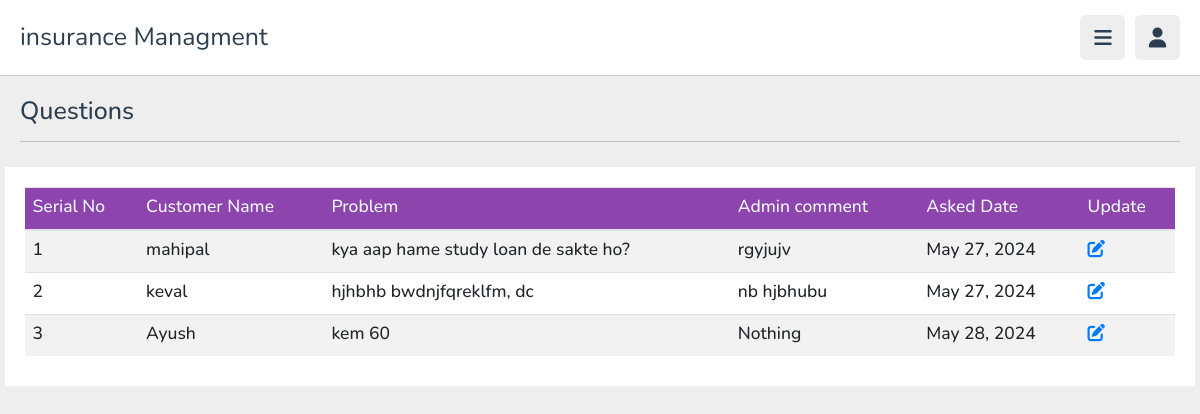
Screenshot of /display_questions with the database file from the repository.
### myapp/models.py (models this page shows, shortened)
class Question(models.Model):
    user= models.ForeignKey(User, on_delete=models.CASCADE)
    description =models.CharField(max_length=500)
    admin_comment=models.CharField(max_length=200,default='Nothing')
    asked_date =models.DateField(auto_now=True)

class User(models.Model):
    fname = models.CharField(max_length=50)
    lname = models.CharField(max_length=50)
    email = models.EmailField(max_length=254)
    no = models.BigIntegerField()
    password = models.CharField(max_length=50)
    def __str__(self):
        return self.fname

### myapp/views.py (the view)
# urls.py: path('display_questions',views.display_questions,name='display_questions'),
def display_questions(request):
    questions = Question.objects.select_related('user').all()
    return render(request, 'display_questions.html', {'questions': questions})

### myapp/templates/display_questions.html
{% load static %}
{% include "admin_header.html" %}
{% block content %}
<section class="playlist-details">
   <h1 class="heading">Questions </h1>
   <div class="row">
      <table class="table table-striped">
         <thead>
             <tr style="background-color: #8e44ad; color: aliceblue;">
                 <th><h3>Serial No</h3></th>
                 <th><h3>Customer Name</h3></th>
                 <th><h3>Problem</h3></th>
                 <th><h3>Admin comment</h3></th>
                 <th><h3>Asked Date</h3></th>
                 <th><h3>Update</h3></th>
             </tr>
         </thead>
         <tbody>
             {% for question in questions %}
             <tr>
                 <th scope="row"><h3>{{ forloop.counter }}</h3></th>
                 <td><h3>{{ question.user }}</h3></td>
                 <td><h3>{{ question.description }}</h3></td>
                 <td><h3>{{ question.admin_comment }}</h3></td>
                 <td><h3>{{ question.asked_date }}</h3></td>
                 <td><h3><a href="{% url "admin_replay_comment" question.id%}"><i class="fa-solid fa-pen-to-square"></i></a></h3></td>
             </tr>
             {% empty %}
             <tr>
                 <td colspan="6">No questions found</td>
             </tr>
             {% endfor %}
         </tbody>
     </table>
   </div>
</section>
{% endblock %}

### myapp/static/css/style.css (style rules this page uses)
:root { --main-color:#8e44ad; --red:#e74c3c; --orange:#f39c12; --light-color:#888; --light-bg:#eee; --black:#2c3e50; --white:#fff; --border:.1rem solid rgba(0,0,0,.2); }
* { font-family: 'Nunito', sans-serif; margin:0; padding:0; box-sizing: border-box; outline: none; border:none; text-decoration: none; }
html { font-size: 62.5%; overflow-x: hidden; }
body { background-color: var(--light-bg); padding-left: 30rem; }
section { padding:2rem; margin: 0 auto; max-width: 1200px; }
.heading { font-size: 2.5rem; color:var(--black); margin-bottom: 2.5rem; border-bottom: var(--border); padding-bottom: 1.5rem; text-transform: capitalize; }
.playlist-details .row { display: flex; align-items: flex-end; gap:3rem; flex-wrap: wrap; background-color: var(--white); padding: 2rem; }
@media (max-width:1200px) { body { padding-left: 0; } }

### rows the page displays
Question: user "mahipal", description "kya aap hame study loan de sakte ho?", admin_comment "rgyjujv", asked_date "May 27, 2024"
Question: user "keval", description "hjhbhb bwdnjfqreklfm, dc", admin_comment "nb hjbhubu", asked_date "May 27, 2024"
Question: user "Ayush", description "kem 60", admin_comment "Nothing", asked_date "May 28, 2024"
